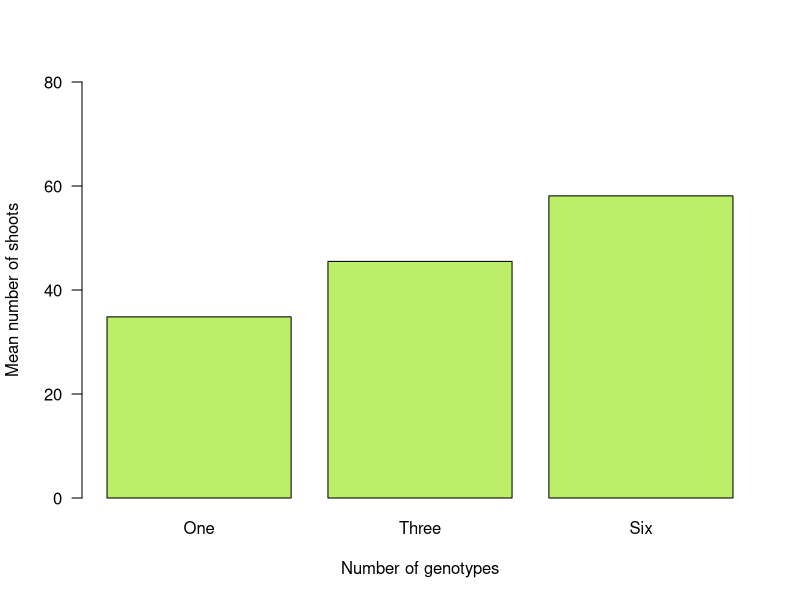
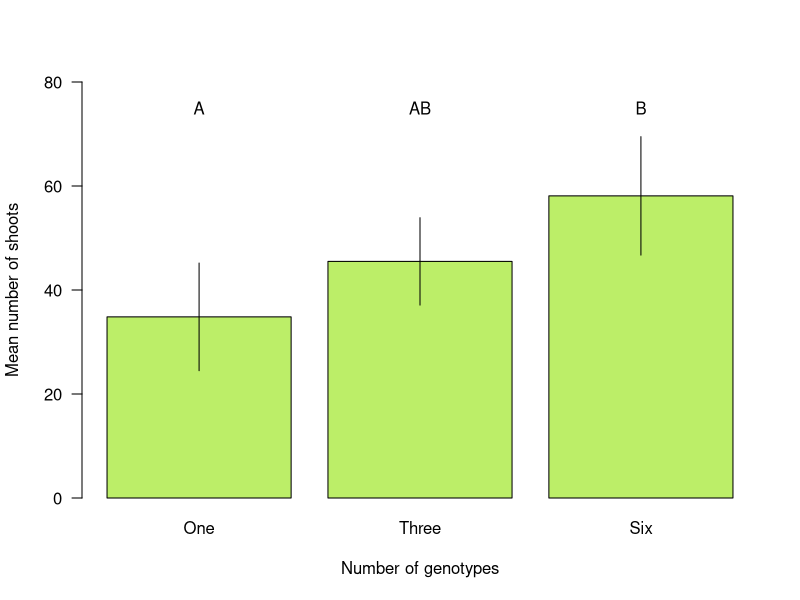

Here is the R script that generated these plots, in order:
# Evaluation of the differences in means when there are more than two categorical predictor variables: ANOVA

# Last week you learned how to use a t-test to analyze the difference in means between two groups. Analysis of variance (ANOVA) is a method of analysis for more than two groups. If you have not done so already please complete the reading about ANOVA (linked in the Canvas assignment) before continuing with this training script.

# We will be using a data set from a study that was interested in whether the population genetic diversity of eelgrass individuals causes a difference in productivity (number of grass shoots produced by each individual). Eelgrass forms meadows in shallow, warm, and protected marine environments, providing important habitat for many marine species. For this experiment, groups of eelgrass individuals were planted that contained 1, 3 or 6 different genotypes. After a period of time, the number of shoots per individual was measured. All confounding variables were controlled via experimental design.

# import the data
plant_div <- read.csv("EelgrassGenotypes.csv")

# Look at the top 6 rows, and the structure
head(plant_div)
str(plant_div)

# There are two variables: a treatment variable with three different categorical values (one, three and six - referring to genotype diversity) and a response variable: the number of shoots per plant.
x <- plant_div$treatmentGenotypes
y <- plant_div$shoots

# The function for an ANOVA is aov(). You need to specify the x and y variables, just like when you run a t-test.
aov_model_results <- aov(y ~ x)

# The summary of the results tells you the probability of significant differences in means between any of the groups (the p value - symbolized as Pr>F), as well as the F value (reminder: F>>1 indicates differences between groups).  
summary(aov_model_results)

# Results printed in the console tell you that there are differences in means between groups (very low probability of the differences being due to chance; p = 0.01%).

# Now we want to know what the differences in means are between each pair of groups. We can use the function TukeyHSD() to do this. (There are some details under the hood that you should learn if you stay in science and plan to use Tukey tests... we're not going there right now).
Tukey_res <- TukeyHSD(aov_model_results)
print(Tukey_res)

# The results in the console show the calculated differences between each pair (diff), the 95% confidence interval (lwr and upr), and the probability of the differences being due to sampling error / chance (p adj... a p-value).

# See if you can use the confidence intervals and p-values to make a claim about the effect of genotype diversity on productivity. Is there an effect of six genotypes compared to one? What about three compared to one? Three compared to six?

# The data are best summarized using a barplot. To generate the barplot we need to calculate the mean number of shoots for each group. We can use the tapply() function to do this.
eelgrass_means <- tapply(plant_div$shoots, # specify the column for which we are calculating the means
                         plant_div$treatmentGenotypes, # specify the column that identifies the groups
                         mean) # specify the function to apply to the data... we want to calculate the mean

# Look at the means you just calculated...
eelgrass_means

# Modify so they are in order of least to most genotypes: 
eelgrass_means_ordered <- eelgrass_means[c(1,3,2)]

# Make an eelgrass-colored barplot of the ordered means. 
barplot(eelgrass_means_ordered, names = c("One","Three","Six"), xlab="Number of genotypes", ylab="Mean number of shoots", las=1, col="darkolivegreen2", ylim=c(0,80)) 

# Now we need to visualize uncertainty on the barplot. We will do this using confidence intervals (mean +/- 2*SE). We need to do some calculations, in order to be able to calculate SE (standard error).  

# First calculate sd, again using tapply()
sds <- tapply(plant_div$shoots, # specify the column for which we are calculating the means
                                plant_div$treatmentGenotypes, # specify the column that identifies the groups
                                sd) # specify the function to apply to the data... we want to calculate the standard deviation

# Make a vector of sample sizes, n (= the number of samples per treatment)
ns <- tapply(plant_div$shoots, # specify the column for which we are calculating the means
                    plant_div$treatmentGenotypes, # specify the column that identifies the groups
                    length) # specify the function to apply to the data... we want to calculate the lengths (=n)

# Now we can calculate standard error for each group (SE = sd/sqrt(n))
ses <- sds/sqrt(ns)

# View the object you just made...
ses

# Change the order, so it matches the order of the bars in the graph
ses_ordered <- ses[c(1,3,2)]

# View the object to make sure your indexing was correct...
ses_ordered

# Next calculate the lower and upper 95% confidence intervals. Reminder: CI = mean +/- 2*SE.
lower_ci <- eelgrass_means_ordered - 2*ses_ordered
upper_ci <- eelgrass_means_ordered + 2*ses_ordered

# We will use segments() to draw the confidence intervals on the bars of the barplot. segments() needs starting and ending x and y coordinates for each segment. We know the y values (these are the upper and lower CI values). To place the lines in the correct x position, we need to know the x position of each bar on the plot (currently labeled with words... not x values). To get those x values, we can store the barplot() in an object. I'm calling it barx, because it holds the x values of each bar.
barx <- barplot(eelgrass_means_ordered, names = c("One","Three","Six"), xlab="Number of genotypes", 
                ylab="Mean number of shoots", las=1, col="darkolivegreen2", 
                ylim=c(0,80)) 

# print barx in the console, so you can see what you generated (the x locations of each bar).
print(barx)

# Now we can add the confidence intervals on the graph using segments()
segments(barx, lower_ci, barx, upper_ci)

# The last step is to label the groups so the viewer knows which, if any, are statistically different from each other. Look at the results of the Tukey's test again:
print(Tukey_res)

# The p values from the Tukey's test show which groups are statistically different from each other. A commonly used cutoff for statistical significance is p = 0.05; when p < 0.05, there is less than a 5% chance of the observed result being due to sampling error (random chance). 

# The Tukeys results point to two statistically distinguishable groups: One genotype is different from Six genotypes (p = 0.008), so we will label them as A and B on the graph. The eelgrass treatment with three genotypes was not statistically distinguishable from the other two treatments, so we will label this bar as AB. This shows that this group is not statistically different from group A (p = 0.3), and not statistically different from group B (p = 0.2).

# Add letters to the barplot to show statistical groupings.
text(barx, 75, c("A","AB","B"))

# What to submit: an image of your graph, a claim about the effect of genetic diversity on eelgrass productivity below the graph (use the evidence from the ANOVA and Tukeys results and the information in your graph to support your claim), and your originally annotated code below your claim. I recommend deleting all of the annotations above, then going through each line and describing the process in your own words. This will help you learn the code, and it will ensure that your annotations are original.
